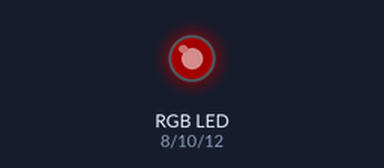
Simulated run of this program. Board: Raspberry Pi (header pin numbers). On the bench: an RGB LED mixed from three pins (HIGH = lit). Dim RGB values are drawn brighter than linear.

Above: at 0.15 s.
At 4.95 s:
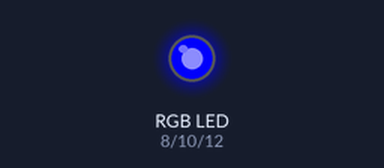
At 9.76 s:
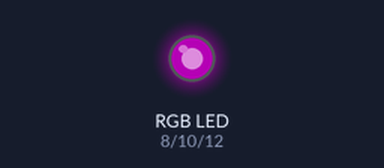
At 19.68 s:
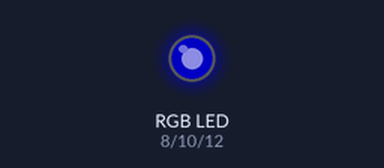
At 29.6 s:
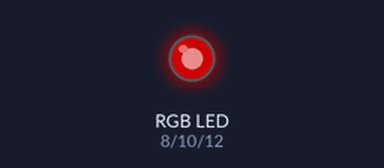
At 39.82 s:
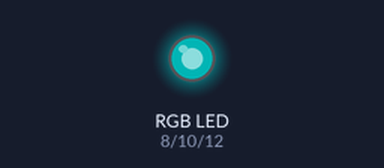
Timing chart, 0 to 40.0 s (numbered marks = the images above):
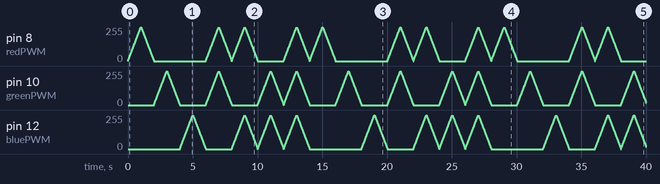

The program:

lesson4-dimming-rgb-led.py
```python
from time import sleep
import RPi.GPIO as GPIO

GPIO.setmode(GPIO.BOARD)

GPIO.setup(8, GPIO.OUT)
GPIO.setup(10, GPIO.OUT)
GPIO.setup(12, GPIO.OUT)

redPWM = GPIO.PWM(8, 1000)
greenPWM = GPIO.PWM(10, 1000)
bluePWM = GPIO.PWM(12, 1000)

# An RGB LED contains 3 LED's inside of it. We start with all 3 of them turned off
redPWM.start(0)
greenPWM.start(0)
bluePWM.start(0)

def single(led):
    # the next for loop will change the duty cycle
    # of the LED from 0 to 100, with a delay of 10 ms between the increments
    for i in range(100):
        led.ChangeDutyCycle(i)
        sleep(0.01)

    # change duty cycle from 100 to 0
    for i in reversed(range(100)):
        led.ChangeDutyCycle(i)
        sleep(0.01)

def duo(firstLed, secondLed):
    for i in range(100):
        firstLed.ChangeDutyCycle(i)
        secondLed.ChangeDutyCycle(i)
        sleep(0.01)

    # change duty cycle from 100 to 0
    for i in reversed(range(100)):
        firstLed.ChangeDutyCycle(i)
        secondLed.ChangeDutyCycle(i)
        sleep(0.01)

def all(firstLed, secondLed, thirdLed):
    for i in range(100):
        firstLed.ChangeDutyCycle(i)
        secondLed.ChangeDutyCycle(i)
        thirdLed.ChangeDutyCycle(i)
        sleep(0.01)

    # change duty cycle from 100 to 0
    for i in reversed(range(100)):
        firstLed.ChangeDutyCycle(i)
        secondLed.ChangeDutyCycle(i)
        thirdLed.ChangeDutyCycle(i)
        sleep(0.01)

def main():
    while True:
        single(redPWM)
        single(greenPWM)
        single(bluePWM)
        duo(redPWM, greenPWM)
        duo(redPWM, bluePWM)
        duo(bluePWM, greenPWM)
        all(redPWM, bluePWM, greenPWM)

if __name__ == '__main__':
    try:
        main()
    except KeyboardInterrupt:
        try:
            sys.exit(0)
        except SystemExit:
            os._exit(0)
        except:
            # do nothing
            print('')
    except:
        # do nothing
        print('')
    finally:
        GPIO.cleanup()
```
